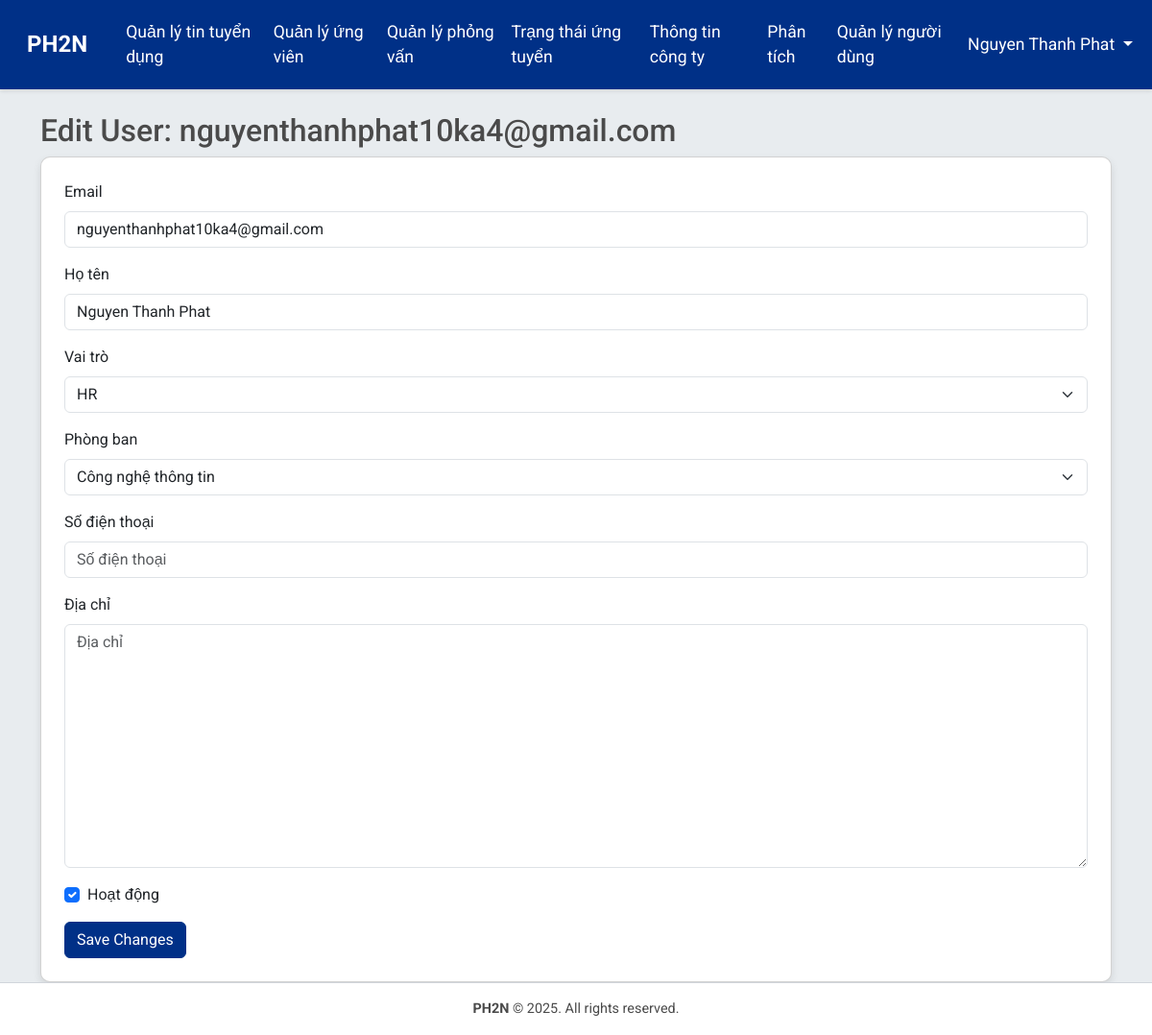
The page /accounts/users/edit/1/ (signed in) on the database as committed earlier.
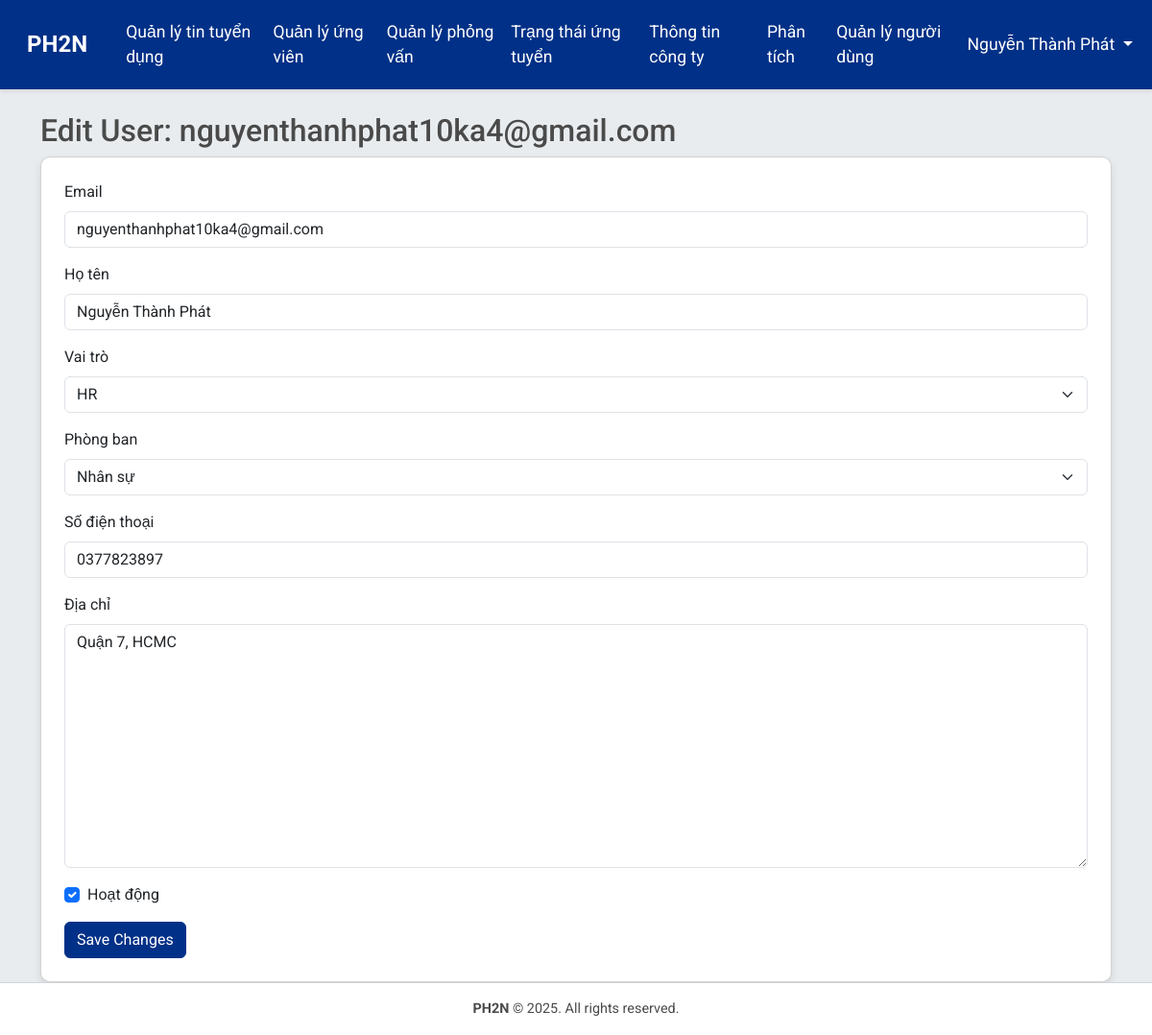
The same page on the database as committed later.
### accounts/models.py (models this page shows, shortened)
class CustomUser(AbstractBaseUser, PermissionsMixin):
    ROLE_CHOICES = [
        ('hr', 'HR'),
        ('applicant', 'Applicant'),
        ('director', 'Director'),
        ('department', 'Department'),
    ]
    email = models.EmailField(unique=True)
    full_name = models.CharField(max_length=255)
    role = models.CharField(max_length=20, choices=ROLE_CHOICES, default='applicant')
    department = models.CharField(max_length=100, blank=True, help_text="Department or division within the company")
    department = models.CharField(max_length=100, choices=DEPARTMENTS, blank=True, default='', help_text="Phòng ban trong công ty")
    phone_number = models.CharField(max_length=15, blank=True)
    address = models.TextField(blank=True)
    is_active = models.BooleanField(default=True)
    is_staff = models.BooleanField(default=False)
    is_interviewer = models.BooleanField(default=False, help_text="Xác định người dùng có thể làm người phỏng vấn")  # Thêm trường này
    objects = CustomUserManager()
    USERNAME_FIELD = 'email'
    REQUIRED_FIELDS = ['full_name']

### accounts/views.py (the view)
# urls.py: path('users/edit/<int:user_id>/', views.edit_user, name='edit_user'),
@login_required
def edit_user(request, user_id):
    if request.user.role != 'hr':
        messages.error(request, 'Chỉ nhân sự HR có thể chỉnh sửa người dùng.')
        return redirect('jobs:job_list')
    user = get_object_or_404(CustomUser, id=user_id)
    if request.method == 'POST':
        form = CustomUserChangeForm(request.POST, instance=user)
        if form.is_valid():
            form.save()
            messages.success(request, f'Tài khoản {user.email} đã được cập nhật thành công.')
            return redirect('accounts:user_management')
    else:
        form = CustomUserChangeForm(instance=user)
    return render(request, 'accounts/edit_user.html', {'form': form, 'user': user})

### accounts/forms.py (shortened to what this page needs)
class CustomUserChangeForm(forms.ModelForm):
    department = forms.ChoiceField(choices=DEPARTMENTS, required=False, label='Phòng ban')
    role = forms.ChoiceField(choices=CustomUser.ROLE_CHOICES, required=True, label='Vai trò')
    class Meta:
        model = CustomUser
        fields = ['email', 'full_name', 'role', 'department', 'phone_number', 'address', 'is_active']
        labels = {
            'email': 'Email',
            'full_name': 'Họ tên',
            'phone_number': 'Số điện thoại',
            'address': 'Địa chỉ',
            'is_active': 'Hoạt động',
        }

### templates/accounts/edit_user.html (shortened to what this page needs)
{% extends 'base.html' %}
{% load django_bootstrap5 %}
{% block content %}
<h2>Edit User: {{ user.email }}</h2>
<div class="card p-4">
    <form method="post">
        {% bootstrap_form form %}
        {% bootstrap_button button_type="submit" content="Save Changes" %}
    </form>
</div>
{% endblock %}

### templates/base.html (shortened to what this page needs)
{% load django_bootstrap5 %}
{% load static %}
<!DOCTYPE html>
<html lang="vi">
<head>
    {% bootstrap_css %}
    <link rel="stylesheet" href="{% static 'css/style.css' %}">
</head>
<body>
    <nav class="navbar navbar-expand-lg navbar-dark">
        <div class="container-fluid">
            <a class="navbar-brand" href="{% url 'jobs:job_list' %}">PH2N</a>
            <div class="collapse navbar-collapse" id="navbarNav">
                <ul class="navbar-nav me-auto">
                    {% if user.is_authenticated %}
                        {% if user.role == 'hr' %}
                            <li class="nav-item">
                                <a class="nav-link" href="{% url 'hr:manage_job_postings' %}">Quản lý tin tuyển dụng</a>
                            </li>
                            <li class="nav-item">
                                <a class="nav-link" href="{% url 'hr:manage_applications' %}">Quản lý ứng viên</a>
                            </li>
                            <li class="nav-item">
                                <a class="nav-link" href="{% url 'hr:manage_interviews' %}">Quản lý phỏng vấn</a>
                            </li>
                            <li class="nav-item">
                                <a class="nav-link" href="{% url 'hr:application_status' %}">Trạng thái ứng tuyển</a>
                            </li>
                            <li class="nav-item">
                                <a class="nav-link" href="{% url 'hr:manage_company_info' %}">Thông tin công ty</a>
                            </li>
                            <li class="nav-item">
                                <a class="nav-link" href="{% url 'hr:recruitment_analytics' %}">Phân tích</a>
                            </li>
                            <li class="nav-item">
                                <a class="nav-link" href="{% url 'accounts:user_management' %}">Quản lý người dùng</a>
                            </li>
                        {% endif %}
                    {% endif %}
                </ul>
                <ul class="navbar-nav">
                    {% if user.is_authenticated %}
                        <li class="nav-item dropdown">
                        <a class="nav-link dropdown-toggle" href="#" id="userDropdown" role="button"
                            data-bs-toggle="dropdown" aria-expanded="false">
                            {{ user.full_name }}
                        </a>
                        </li>
                    {% endif %}
                </ul>
            </div>
        </div>
    </nav>
    <div class="content-wrapper">
        <div class="container mt-4">
            {% block content %}
            {% endblock %}
        </div>
    </div>
    <footer class="footer">
        <div class="container">
            <p><strong>PH2N</strong> © 2025. All rights reserved.</p>
        </div>
    </footer>
</body>
</html>

Rows that differ between the two databases and show on the page:
changed CustomUser "nguyenthanhphat10ka4@gmail.com": full_name "Nguyen Thanh Phat" → "Nguyễn Thành Phát"; department "Công nghệ thông tin" → "Nhân sự"; phone_number (not shown) → "0377823897"; address (not shown) → "Quận 7, HCMC"
